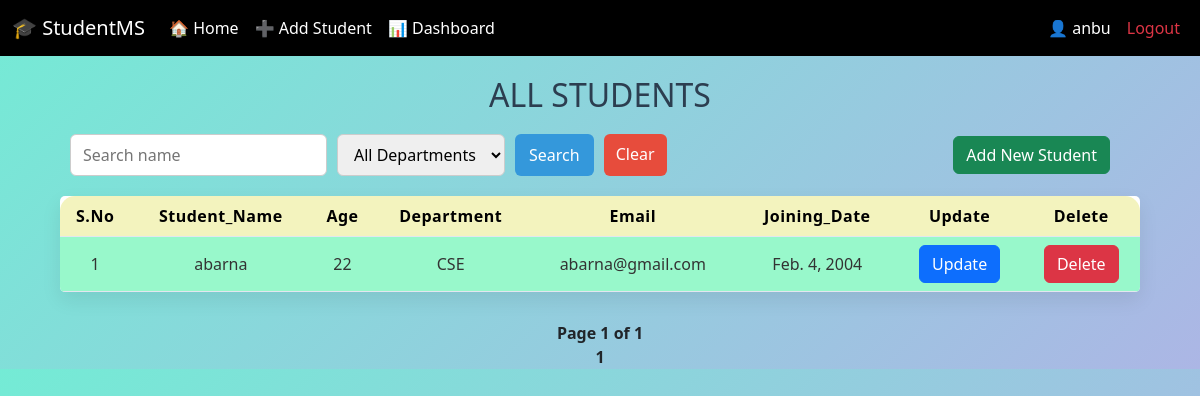
The app's page /students/students/ (signed in), older data.
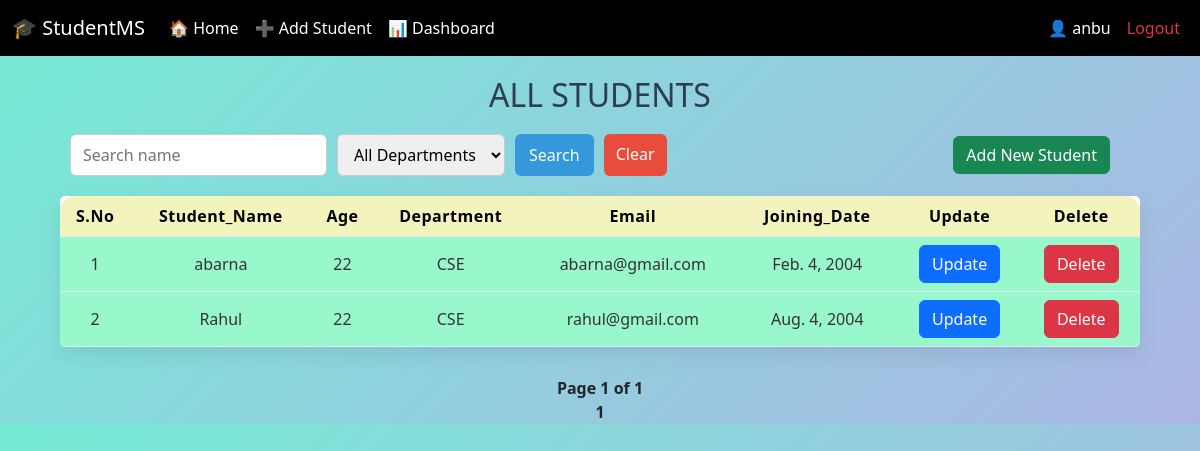
The same page, newer data.
### Student/models.py (models this page shows)
class StudentModel(models.Model):
    DEPARTMENT_CHOICES = [
        ('CSE', 'CSE'),
        ('IT', 'IT'),
        ('ECE', 'ECE'),
        ('MECH', 'MECH'),
        ('CIVIL', 'CIVIL'),
        ('EEE', 'EEE'),
    ]
    Name=models.CharField(max_length=100,null=True)
    Age=models.IntegerField()
    Department=models.CharField(max_length=100, null=True ,choices=DEPARTMENT_CHOICES)
    Email=models.EmailField()
    Join_Date=models.DateField()

### Student/views.py (the view)
# urls.py: path('students/',AllStudents.as_view() ,name="all_students"),
class AllStudents(LoginRequiredMixin,View):
    login_url='/'
    def get(self,request):
        query = request.GET.get('q')
        dept = request.GET.get('dept')
        students = StudentModel.objects.all()
        if query:
            students = students.filter(Name__icontains=query)
        if dept:
            students = students.filter(Department=dept)
        paginator = Paginator(students, 5)  # 5 students per page
        page_number = request.GET.get('page')
        page_obj = paginator.get_page(page_number)
        context = {
            'all_students': page_obj,
            'query': query,
            'dept': dept
        }
        return render(request,'students.html',context)

### FrontEnd/templates/students.html (shortened to what this page needs)
{% extends 'base.html' %}
{% block content %}
<h2>ALL STUDENTS</h2>
<div class="top-contain">
    <form method="GET" class="search-box">
        <input type="text" name="q" placeholder="Search name" value="{{ query|default:'' }}">
        <select name="dept">
            <option value="">All Departments</option>
        </select>
        <button type="submit">Search</button>
        <a href="{% url 'all_students' %}" class="clear-btn">Clear</a>
    </form>
    <br>
    {% if request.user.is_staff %}
    <a href="/students/students_add/">
        <button class="btn btn-success" style="margin-right: 50px;">Add New Student</button>
    </a>
    {% endif %}
</div>
<div class="table-wrapper">
    <table>
        <thead>
            <tr>
                <th>S.No</th>
                <th>Student_Name</th>
                <th>Age</th>
                <th>Department</th>
                <th>Email</th>
                <th>Joining_Date</th>
                {% if request.user.is_staff %}
                <th>Update</th>
                <th>Delete</th>
                {% endif %}
            </tr>
        </thead>
        <tbody>
            {% for student in all_students %}
            <tr>
                <td>{{forloop.counter}}</td>
                <td>{{student.Name}}</td>
                <td>{{student.Age}}</td>
                <td>{{student.Department}}</td>
                <td>{{student.Email}}</td>
                <td>{{student.Join_Date}}</td>
                {% if request.user.is_staff %}
                <td>
                    <a href="{% url 'update_student' student.id %}">
                        <button class="btn btn-primary">Update</button>
                    </a>
                </td>
                <td>
                    <a href="{% url 'delete_student' student.id %}">
                        <button class="btn btn-danger">Delete</button>
                    </a>
                </td>
                {% endif %}
            </tr>
            {% endfor %}
        </tbody>
    </table>
</div>
<br>
<div style="margin-top:20px;" class="pagination">
    <span> Page {{ all_students.number }} of {{ all_students.paginator.num_pages }} </span>
</div>
<div class="page-numbers">
    {% for num in all_students.paginator.page_range %}
        {% if num == 1 or num == all_students.paginator.num_pages or num >= all_students.number|add:-1 and num <= all_students.number|add:1 %}
            {% if num == all_students.number %}
                <strong>{{ num }}</strong>
            {% else %}
                <a href="?page={{ num }}{% if query %}&q={{ query }}{% endif %}{% if dept %}&dept={{ dept }}{% endif %}">
                    {{ num }}
                </a>
            {% endif %}
        {% elif num == all_students.number|add:-2 or num == all_students.number|add:2 %}
            ...
        {% endif %}
    {% endfor %}
</div>
{% endblock %}

Row changes from the older to the newer data that the page shows:
added StudentModel: Name "Rahul", Age "22", Department "CSE", Email "rahul@gmail.com", Join_Date "Aug. 4, 2004"
